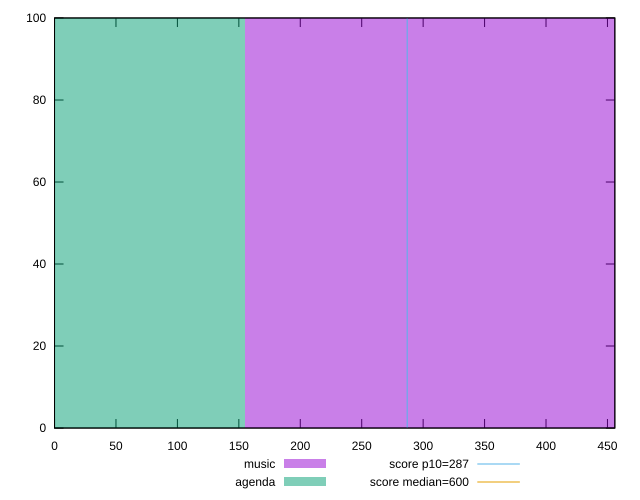

Recreate this plot in gnuplot.
reset

$music <<EOF
309.29842099539553 100
EOF

$agenda <<EOF
0 100
EOF

set key outside below
set boxwidth 309.29842099539553
set xrange [0:456]
set yrange [0:100]
set trange [0:100]
set style fill transparent solid 0.5 noborder

set parametric
set terminal svg size 640, 500 enhanced background rgb 'white'
set output "reports/report_00030_2021-02-24T20-42-31.540Z/total-blocking-time/comparison/histogram/0_vs_1.svg"

plot $music title "music" with boxes, \
     $agenda title "agenda" with boxes, \
     287,t title "score p10=287", \
     600,t title "score median=600"

reset
